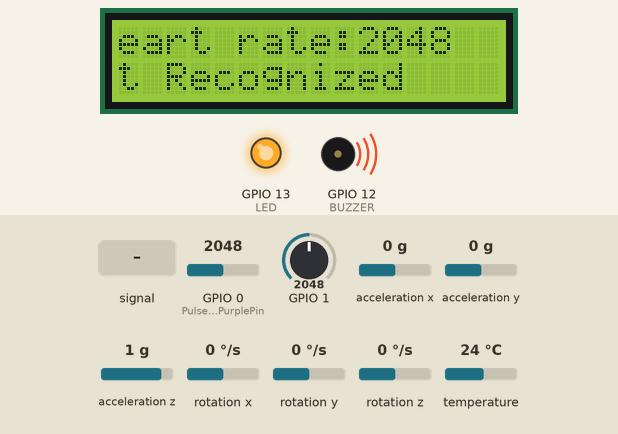
Bench run of a sketch on a simulated ESP32-S3. On the bench: 16×2 character LCD, output pins drawn as LEDs (lit = HIGH), buzzer (waves = sounding). Dashed ring = blinking. The test bench sets the inputs (shaded band); at power-on: GPIO 0 (PulseSensorPurplePin) = 2048, acceleration x 0 g, GPIO 1 = 2048, acceleration y 0 g, acceleration z 1 g, rotation x 0 °/s, rotation y 0 °/s, rotation z 0 °/s, temperature 24 °C. What the sketch prints to the serial monitor is not drawn.

Above: at 5.2 s.
5.3 s: GPIO 0 (PulseSensorPurplePin) set to 600
At 6.03 s:
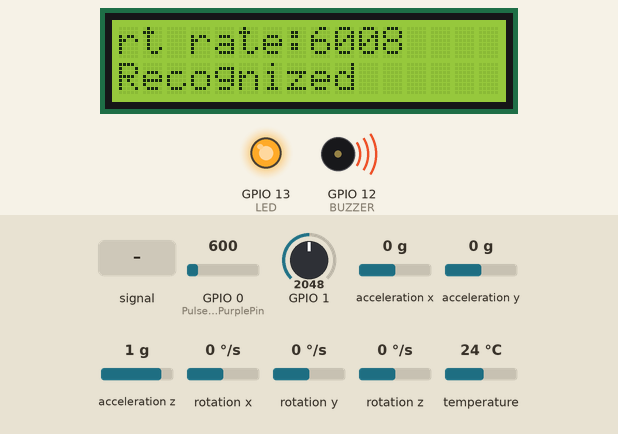
7.3 s: GPIO 0 (PulseSensorPurplePin) set to 518
At 7.54 s:
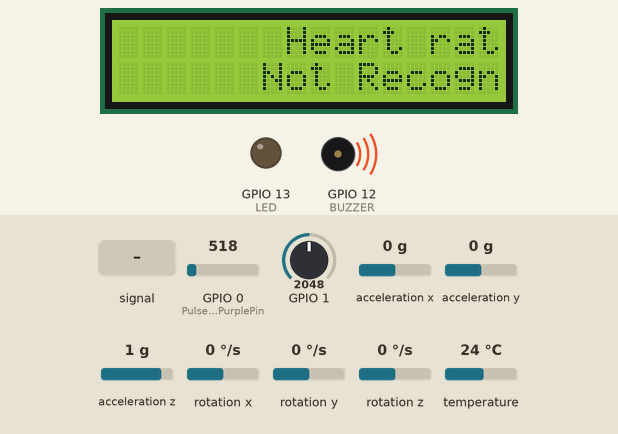
9.7 s: acceleration x set to -1.4 g
12.7 s: GPIO 0 (PulseSensorPurplePin) fed a 200 Hz sine of ±327 counts around its level
At 12.99 s:
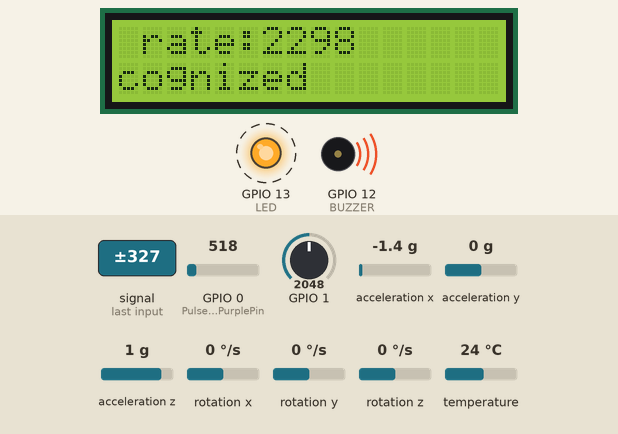
14.3 s: GPIO 1 set to 122
At 14.81 s:
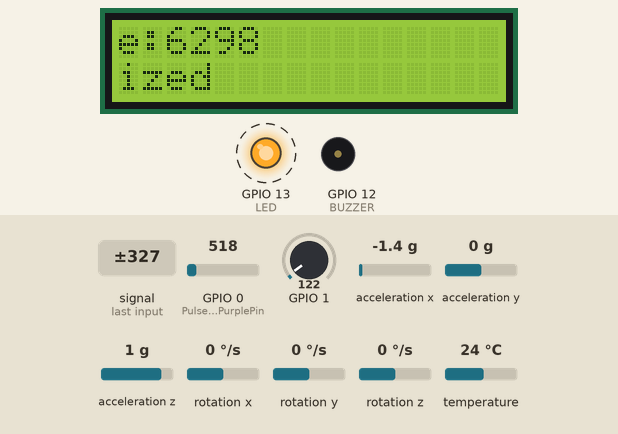
16.7 s: acceleration y set to -1.4 g
At 16.93 s:
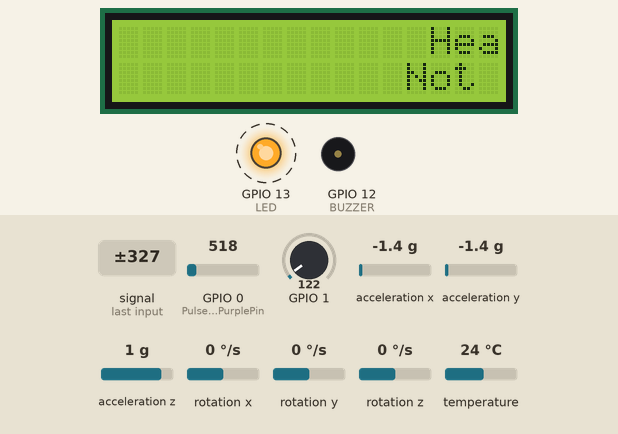
Timing chart, 0 to 19.5 s (numbered marks = the images above; inputs shaded):
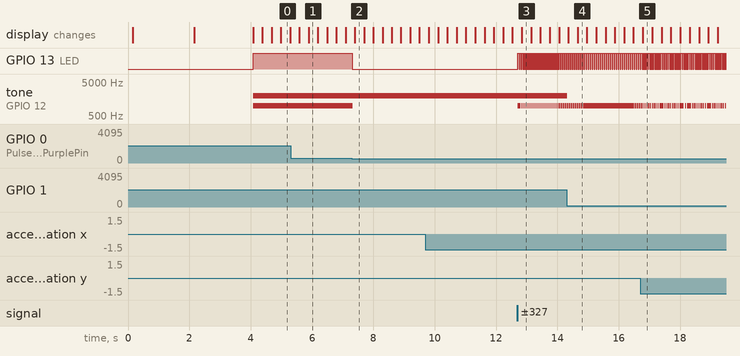

The sketch:

paralysis_patient_chair_using_IoT.ino
```cpp
#include <Adafruit_MPU6050.h>
#include <Adafruit_Sensor.h>
#include <Wire.h>
#include <LiquidCrystal.h>

Adafruit_MPU6050 mpu;

// Fill-in information from your Blynk Template here
#define BLYNK_TEMPLATE_ID "TMPL3k-2QSHbg"
#define BLYNK_DEVICE_NAME "Paralysis"

#define BLYNK_FIRMWARE_VERSION "0.1.0"
#define BLYNK_PRINT Serial
//#define BLYNK_DEBUG

#define APP_DEBUG

// Uncomment your board, or configure a custom board in Settings.h
//#define USE_WROVER_BOARD
//#define USE_TTGO_T7
//#define USE_ESP32C3_DEV_MODULE
//#define USE_ESP32S2_DEV_KIT

#include "BlynkEdgent.h"

#define TEMP 36
#define BUZZER 12
#define LED 13
#define PulseSensorPurplePin  0       // Pulse Sensor PURPLE WIRE connected to ANALOG PIN 0
LiquidCrystal lcd(19, 23, 18, 17, 16, 15);
//int Signal;                // holds the incoming raw data. Signal value can range from 0-1024
int Threshold = 550;            // Determine which Signal to "count as a beat", and which to ingore.

//int pinValue1;
//int pinValue;
void setup()
{
  Serial.begin(115200);
  delay(100);

  lcd.begin(16, 2);
  lcd.print("Tanmay");
  delay(2000);
  lcd.clear();
  pinMode(TEMP, INPUT);
  pinMode(BUZZER, OUTPUT);
  pinMode(LED,OUTPUT);

  BlynkEdgent.begin();

  Serial.println("Adafruit MPU6050");

  // Try to initialize!
  if (!mpu.begin()) {
    Serial.println("Failed to find MPU6050 chip");
    while (1) {
      delay(10);
    }
  }
  Serial.println("MPU6050 Found!");
  mpu.setAccelerometerRange(MPU6050_RANGE_8_G);
  Serial.print("Accelerometer range set to: ");
  switch (mpu.getAccelerometerRange()) {
  case MPU6050_RANGE_2_G:
    Serial.println("+-2G");
    break;
  case MPU6050_RANGE_4_G:
    Serial.println("+-4G");
    break;
  case MPU6050_RANGE_8_G:
    Serial.println("+-8G");
    break;
  case MPU6050_RANGE_16_G:
    Serial.println("+-16G");
    break;
  }
  mpu.setGyroRange(MPU6050_RANGE_500_DEG);
  Serial.print("Gyro range set to: ");
  switch (mpu.getGyroRange()) {
  case MPU6050_RANGE_250_DEG:
    Serial.println("+- 250 deg/s");
    break;
  case MPU6050_RANGE_500_DEG:
    Serial.println("+- 500 deg/s");
    break;
  case MPU6050_RANGE_1000_DEG:
    Serial.println("+- 1000 deg/s");
    break;
  case MPU6050_RANGE_2000_DEG:
    Serial.println("+- 2000 deg/s");
    break;
  }

  mpu.setFilterBandwidth(MPU6050_BAND_5_HZ);
  Serial.print("Filter bandwidth set to: ");
  switch (mpu.getFilterBandwidth()) {
  case MPU6050_BAND_260_HZ:
    Serial.println("260 Hz");
    break;
  case MPU6050_BAND_184_HZ:
    Serial.println("184 Hz");
    break;
  case MPU6050_BAND_94_HZ:
    Serial.println("94 Hz");
    break;
  case MPU6050_BAND_44_HZ:
    Serial.println("44 Hz");
    break;
  case MPU6050_BAND_21_HZ:
    Serial.println("21 Hz");
    break;
  case MPU6050_BAND_10_HZ:
    Serial.println("10 Hz");
    break;
  case MPU6050_BAND_5_HZ:
    Serial.println("5 Hz");
    break;
  }

  Serial.println("");
  delay(100);
}

void loop() {
  BPM_sensor();
  Temperature();
  gyroscope();
  BlynkEdgent.run();

}

void BPM_sensor()
{
  lcd.setCursor(1,0);
   int BPM = analogRead(PulseSensorPurplePin);  // Read the PulseSensor's value.
                                               // Assign this value to the "Signal" variable.
   Serial.println(BPM);                    // Send the Signal value to Serial Plotter.

   if(BPM > Threshold)
     {                          // If the signal is above "550", then "turn-on" Arduino's on-Board LED.
        lcd.print("Heart rate:");
        lcd.print(BPM);
        digitalWrite(LED,HIGH);
        tone(BUZZER,1000,500);
     }
   else
     {
        lcd.print("Heart rate:");
        lcd.print(BPM);
        digitalWrite(LED,LOW);                //  Else, the sigal must be below "550", so "turn-off" this LED.
        noTone(BUZZER);
     }
  delay(10);
  Blynk.virtualWrite(V0,BPM);
}

void Temperature()
{
  int temp=(analogRead(A0)*0.48828125);
  Serial.print("temperature:");
  Serial.print(temp);
  Serial.println("");
  if(temp>90)
  {
    tone(BUZZER,2000,500);
  }
  else
  {
    noTone(BUZZER);
  }
  Blynk.virtualWrite(V1,temp);
}

void gyroscope()
{
  lcd.setCursor(0,1);
  sensors_event_t a, g, temp;
  mpu.getEvent(&a, &g, &temp);
  int gyro;

  /* Print out the values */
  Serial.print("Acceleration X: ");
  Serial.print(a.acceleration.x);
  Serial.print(", Y: ");
  Serial.print(a.acceleration.y);
  Serial.print(", Z: ");
  Serial.print(a.acceleration.z);
  Serial.println(" m/s^2");

  Serial.print("Rotation X: ");
  Serial.print(g.gyro.x);
  Serial.print(", Y: ");
  Serial.print(g.gyro.y);
  Serial.print(", Z: ");
  Serial.print(g.gyro.z);
  Serial.println(" rad/s");

  Serial.print("Temperature: ");
  Serial.print(temp.temperature);
  Serial.println(" degC");

  Serial.println("");

  if((g.gyro.y>5) && (g.gyro.y<=15))
  {
    lcd.print("I am Hungry");
    lcd.scrollDisplayLeft();
    //gyro=50;
  }
 else if((g.gyro.y <-5) && (g.gyro.y>=-15))
  {
    lcd.print("I am Thirsty");
    lcd.scrollDisplayLeft();
    //gyro=100;
  }
   else if((g.gyro.x>5) && (g.gyro.x<=15))
    {
      lcd.print("I want to go Washroom");
      lcd.scrollDisplayLeft();
      //gyro=150;
    }
   else if((g.gyro.x <-5) && (g.gyro.x>=-15))
    {
      lcd.print("I wanted to talk with someone");
      lcd.scrollDisplayLeft();
      //gyro=200;
    }
    else
    {
       lcd.print("Not Recognized");
       lcd.scrollDisplayLeft();
       //gyro=250;
    }
}
```

Measured:
- the behaviour switches between 551 and 550 on GPIO 0 (PulseSensorPurplePin) (found by bisection; images 1 and 2)
- after the input at 7.3 s, GPIO 13 (LED): HIGH → LOW at once
- after the input at 12.7 s, GPIO 13 (LED): alternates HIGH for 0.02 s and LOW for 0.04 s, starting at once
- after the input at 16.7 s, GPIO 13 (LED): alternates HIGH for 0.02 s and LOW for 0.02 s, starting after 0.26 s; tone on GPIO 12 (BUZZER): alternates 1000 Hz for 0.01 s and silent for 0.03 s, starting after 0.26 s
- by itself, tone on GPIO 12 (BUZZER): alternates 2000 Hz for 0.01 s and silent for 0.01 s
